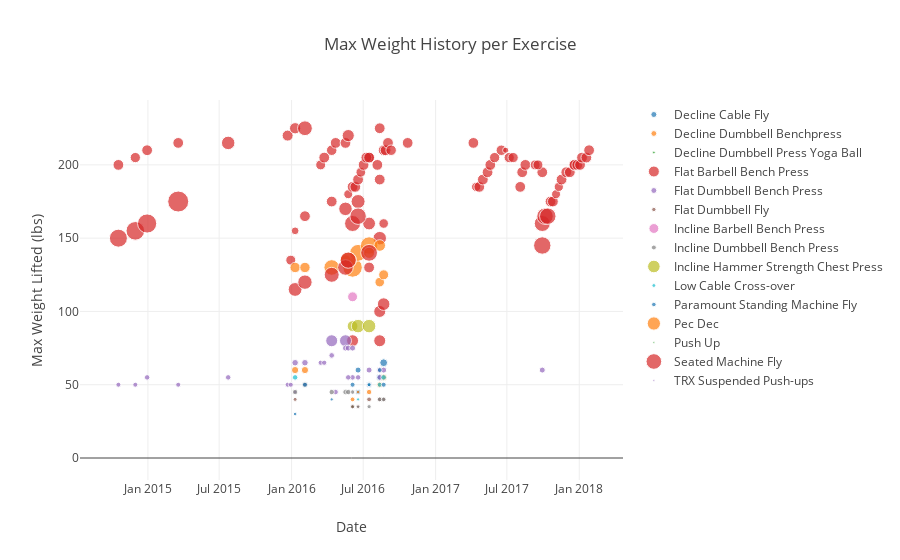

Here is the notebook cell this chart was saved with:
### Code cell
fitness(muscle = 'Chest')

### Figure 1 — Plotly figure (JSON) as saved in the notebook; plotly's stock layout.template omitted (floating-point values rounded to 4 significant figures; data arrays with more than 128 entries replaced by an {"elided": "..."} marker saying what was removed)
{"data": [{"marker": {"size": [4.2, 5.4, 6, 6.6, 7.8]}, "mode": "markers", "name": "Decline Cable Fly", "text": ["Total Volume Lifted = 420.0", "Total Volume Lifted = 540.0", "Total Volume Lifted = 600.0", "Total Volume Lifted = 660.0", "Total Volume Lifted = 780.0"], "type": "scatter", "x": {"elided": "187 str values"}, "y": [35, 45, 50, 55, 65]}, {"marker": {"size": [4.8, 3.6, 5.4, 6, 6.6, 7.2, 7.2]}, "mode": "markers", "name": "Decline Dumbbell Benchpress", "text": ["Total Volume Lifted = 480.0", "Total Volume Lifted = 360.0", "Total Volume Lifted = 540.0", "Total Volume Lifted = 600.0", "Total Volume Lifted = 660.0", "Total Volume Lifted = 720.0", "Total Volume Lifted = 720.0"], "type": "scatter", "x": {"elided": "187 str values"}, "y": [40, 45, 45, 50, 55, 60, 60]}, {"marker": {"size": [2.8]}, "mode": "markers", "name": "Decline Dumbbell Press Yoga Ball", "text": ["Total Volume Lifted = 280.0"], "type": "scatter", "x": {"elided": "187 str values"}, "y": [35]}, {"marker": {"size": [12, 14, 12.8, 13.5, 9.6, 7.75, 10.8, 10.8, 13.5, 9, 10.8, 10.8, 10.8, 10.8, 10.25, 10.8, 10.75, 13.5, 11, 10, 11.25, 14.8, 10, 10.8, 10.5, 10.75, 10.8, 12.15, 10.8, 10.8, 10.8, 9.75, 10.8, 10.8, 10.8, 10.8, 10.8, 10.8, 10.8, 10.8, 10.5, 10.75, 10.75, 9.25, 10.8, 10.8, 10.8, 10.8, 10.25, 10.5, 6.15, 10.25, 10.25, 10.8, 10.8, 10.8, 10, 10, 16, 16.5, 16.5, 10.8, 10.8, 9, 9.25, 10.8, 10.8, 10.8, 10.8, 10.8, 10.8, 10.8, 10.8, 10.8, 10.8]}, "mode": "markers", "name": "Flat Barbell Bench Press", "text": ["Total Volume Lifted = 1200.0", "Total Volume Lifted = 1400.0", "Total Volume Lifted = 1280.0", "Total Volume Lifted = 1350.0", "Total Volume Lifted = 960.0", "Total Volume Lifted = 775.0", "Total Volume Lifted = 1080.0", "Total Volume Lifted = 1080.0", "Total Volume Lifted = 1350.0", "Total Volume Lifted = 900.0", "Total Volume Lifted = 1080.0", "Total Volume Lifted = 1080.0", "Total Volume Lifted = 1080.0", "Total Volume Lifted = 1080.0", "Total Volume Lifted = 1025.0", "Total Volume Lifted = 1080.0", "Total Volume Lifted = 1075.0", "Total Volume Lifted = 1350.0", "Total Volume Lifted = 1100.0", "Total Volume Lifted = 1000.0", "Total Volume Lifted = 1125.0", "Total Volume Lifted = 1480.0", "Total Volume Lifted = 1000.0", "Total Volume Lifted = 1080.0", "Total Volume Lifted = 1050.0", "Total Volume Lifted = 1075.0", "Total Volume Lifted = 1080.0", "Total Volume Lifted = 1215.0", "Total Volume Lifted = 1080.0", "Total Volume Lifted = 1080.0", "Total Volume Lifted = 1080.0", "Total Volume Lifted = 975.0", "Total Volume Lifted = 1080.0", "Total Volume Lifted = 1080.0", "Total Volume Lifted = 1080.0", "Total Volume Lifted = 1080.0", "Total Volume Lifted = 1080.0", "Total Volume Lifted = 1080.0", "Total Volume Lifted = 1080.0", "Total Volume Lifted = 1080.0", "Total Volume Lifted = 1050.0", "Total Volume Lifted = 1075.0", "Total Volume Lifted = 1075.0", "Total Volume Lifted = 925.0", "Total Volume Lifted = 1080.0", "Total Volume Lifted = 1080.0", "Total Volume Lifted = 1080.0", "Total Volume Lifted = 1080.0", "Total Volume Lifted = 1025.0", "Total Volume Lifted = 1050.0", "Total Volume Lifted = 615.0", "Total Volume Lifted = 1025.0", "Total Volume Lifted = 1025.0", "Total Volume Lifted = 1080.0", "Total Volume Lifted = 1080.0", "Total Volume Lifted = 1080.0", "Total Volume Lifted = 1000.0", "Total Volume Lifted = 1000.0", "Total Volume Lifted = 1600.0", "Total Volume Lifted = 1650.0", "Total Volume Lifted = 1650.0", "Total Volume Lifted = 1080.0", "Total Volume Lifted = 1080.0", "Total Volume Lifted = 900.0", "Total Volume Lifted = 925.0", "Total Volume Lifted = 1080.0", "Total Volume Lifted = 1080.0", "Total Volume Lifted = 1080.0", "Total Volume Lifted = 1080.0", "Total Volume Lifted = 1080.0", "Total Volume Lifted = 1080.0", "Total Volume Lifted = 1080.0", "Total Volume Lifted = 1080.0", "Total Volume Lifted = 1080.0", "Total Volume Lifted = 1080.0"], "type": "scatter", "x": {"elided": "187 str values"}, "y": [80, 175, 160, 150, 160, 155, 165, 175, 170, 180, 205, 190, 195, 200, 205, 210, 215, 215, 220, 135, 225, 225, 200, 205, 210, 215, 215, 220, 185, 185, 190, 195, 200, 205, 205, 200, 225, 210, 210, 215, 210, 215, 215, 185, 185, 190, 195, 200, 205, 210, 210, 205, 205, 185, 195, 200, 200, 200, 160, 165, 165, 175, 175, 180, 185, 190, 195, 195, 200, 200, 200, 200, 205, 205, 210]}, {"marker": {"size": [5.5, 5.5, 6, 6, 6, 6.5, 6.5, 12, 12, 5.5, 5, 5.5, 6, 5, 5, 5.5, 5, 5.5, 5, 5, 3.6, 4.8, 5.2, 5.2, 5.6, 5.4, 6, 6, 6]}, "mode": "markers", "name": "Flat Dumbbell Bench Press", "text": ["Total Volume Lifted = 550.0", "Total Volume Lifted = 550.0", "Total Volume Lifted = 600.0", "Total Volume Lifted = 600.0", "Total Volume Lifted = 600.0", "Total Volume Lifted = 650.0", "Total Volume Lifted = 650.0", "Total Volume Lifted = 1200.0", "Total Volume Lifted = 1200.0", "Total Volume Lifted = 550.0", "Total Volume Lifted = 500.0", "Total Volume Lifted = 550.0", "Total Volume Lifted = 600.0", "Total Volume Lifted = 500.0", "Total Volume Lifted = 500.0", "Total Volume Lifted = 550.0", "Total Volume Lifted = 500.0", "Total Volume Lifted = 550.0", "Total Volume Lifted = 500.0", "Total Volume Lifted = 500.0", "Total Volume Lifted = 360.0", "Total Volume Lifted = 480.0", "Total Volume Lifted = 520.0", "Total Volume Lifted = 520.0", "Total Volume Lifted = 560.0", "Total Volume Lifted = 540.0", "Total Volume Lifted = 600.0", "Total Volume Lifted = 600.0", "Total Volume Lifted = 600.0"], "type": "scatter", "x": {"elided": "187 str values"}, "y": [55, 55, 60, 60, 60, 65, 65, 80, 80, 55, 50, 55, 60, 50, 50, 55, 50, 55, 50, 50, 45, 50, 65, 65, 70, 45, 75, 75, 75]}, {"marker": {"size": [4.2, 4.2, 4.8, 4.8, 4, 4]}, "mode": "markers", "name": "Flat Dumbbell Fly", "text": ["Total Volume Lifted = 420.0", "Total Volume Lifted = 420.0", "Total Volume Lifted = 480.0", "Total Volume Lifted = 480.0", "Total Volume Lifted = 400.0", "Total Volume Lifted = 400.0"], "type": "scatter", "x": {"elided": "187 str values"}, "y": [35, 35, 40, 40, 40, 40]}, {"marker": {"size": [9.9]}, "mode": "markers", "name": "Incline Barbell Bench Press", "text": ["Total Volume Lifted = 990.0"], "type": "scatter", "x": {"elided": "187 str values"}, "y": [110]}, {"marker": {"size": [4.5, 3.5, 4.2, 4.8, 4.8, 5.4, 6, 5.4, 5.4, 5.4]}, "mode": "markers", "name": "Incline Dumbbell Bench Press", "text": ["Total Volume Lifted = 450.0", "Total Volume Lifted = 350.0", "Total Volume Lifted = 420.0", "Total Volume Lifted = 480.0", "Total Volume Lifted = 480.0", "Total Volume Lifted = 540.0", "Total Volume Lifted = 600.0", "Total Volume Lifted = 540.0", "Total Volume Lifted = 540.0", "Total Volume Lifted = 540.0"], "type": "scatter", "x": {"elided": "187 str values"}, "y": [45, 35, 35, 40, 40, 45, 50, 45, 45, 45]}, {"marker": {"size": [10.8, 13.5, 13.5]}, "mode": "markers", "name": "Incline Hammer Strength Chest Press", "text": ["Total Volume Lifted = 1080.0", "Total Volume Lifted = 1350.0", "Total Volume Lifted = 1350.0"], "type": "scatter", "x": {"elided": "187 str values"}, "y": [90, 90, 90]}, {"marker": {"size": [0, 3.2, 4, 5, 5.5, 5.5]}, "mode": "markers", "name": "Low Cable Cross-over", "text": ["Total Volume Lifted = 0.0", "Total Volume Lifted = 320.0", "Total Volume Lifted = 400.0", "Total Volume Lifted = 500.0", "Total Volume Lifted = 550.0", "Total Volume Lifted = 550.0"], "type": "scatter", "x": {"elided": "187 str values"}, "y": [0, 40, 50, 50, 55, 55]}, {"marker": {"size": [5, 6, 4, 4.8, 5, 3.6, 5, 3.2]}, "mode": "markers", "name": "Paramount Standing Machine Fly", "text": ["Total Volume Lifted = 500.0", "Total Volume Lifted = 600.0", "Total Volume Lifted = 400.0", "Total Volume Lifted = 480.0", "Total Volume Lifted = 500.0", "Total Volume Lifted = 360.0", "Total Volume Lifted = 500.0", "Total Volume Lifted = 320.0"], "type": "scatter", "x": {"elided": "187 str values"}, "y": [50, 60, 50, 60, 50, 30, 50, 40]}, {"marker": {"size": [19.5, 16.8, 17.4, 9.6, 10, 10.4, 10.4, 15.6, 10.8, 16.2, 11.2, 11.6]}, "mode": "markers", "name": "Pec Dec", "text": ["Total Volume Lifted = 1950.0", "Total Volume Lifted = 1680.0", "Total Volume Lifted = 1740.0", "Total Volume Lifted = 960.0", "Total Volume Lifted = 1000.0", "Total Volume Lifted = 1040.0", "Total Volume Lifted = 1040.0", "Total Volume Lifted = 1560.0", "Total Volume Lifted = 1080.0", "Total Volume Lifted = 1620.0", "Total Volume Lifted = 1120.0", "Total Volume Lifted = 1160.0"], "type": "scatter", "x": {"elided": "187 str values"}, "y": [130, 140, 145, 120, 125, 130, 130, 130, 135, 135, 140, 145]}, {"marker": {"size": [0, 0.2, 0.2, 0.2, 0.2]}, "mode": "markers", "name": "Push Up", "text": ["Total Volume Lifted = 0.0", "Total Volume Lifted = 20.0", "Total Volume Lifted = 20.0", "Total Volume Lifted = 20.0", "Total Volume Lifted = 20.0"], "type": "scatter", "x": {"elided": "187 str values"}, "y": [0, 1, 1, 1, 1]}, {"marker": {"size": [16, 16.5, 10.8, 12, 12.6, 13.8, 14.4, 15, 15.6, 16.2, 16.8, 12, 17.4, 18, 18.6, 19.2, 21]}, "mode": "markers", "name": "Seated Machine Fly", "text": ["Total Volume Lifted = 1600.0", "Total Volume Lifted = 1650.0", "Total Volume Lifted = 1080.0", "Total Volume Lifted = 1200.0", "Total Volume Lifted = 1260.0", "Total Volume Lifted = 1380.0", "Total Volume Lifted = 1440.0", "Total Volume Lifted = 1500.0", "Total Volume Lifted = 1560.0", "Total Volume Lifted = 1620.0", "Total Volume Lifted = 1680.0", "Total Volume Lifted = 1200.0", "Total Volume Lifted = 1740.0", "Total Volume Lifted = 1800.0", "Total Volume Lifted = 1860.0", "Total Volume Lifted = 1920.0", "Total Volume Lifted = 2100.0"], "type": "scatter", "x": {"elided": "187 str values"}, "y": [160, 165, 130, 100, 105, 115, 120, 125, 130, 135, 140, 80, 145, 150, 155, 160, 175]}, {"marker": {"size": [0.1, 0]}, "mode": "markers", "name": "TRX Suspended Push-ups", "text": ["Total Volume Lifted = 10.0", "Total Volume Lifted = 0.0"], "type": "scatter", "x": {"elided": "187 str values"}, "y": [1, 0]}], "layout": {"title": "Max Weight History per Exercise", "xaxis": {"title": "Date"}, "yaxis": {"title": "Max Weight Lifted (lbs)"}}}
